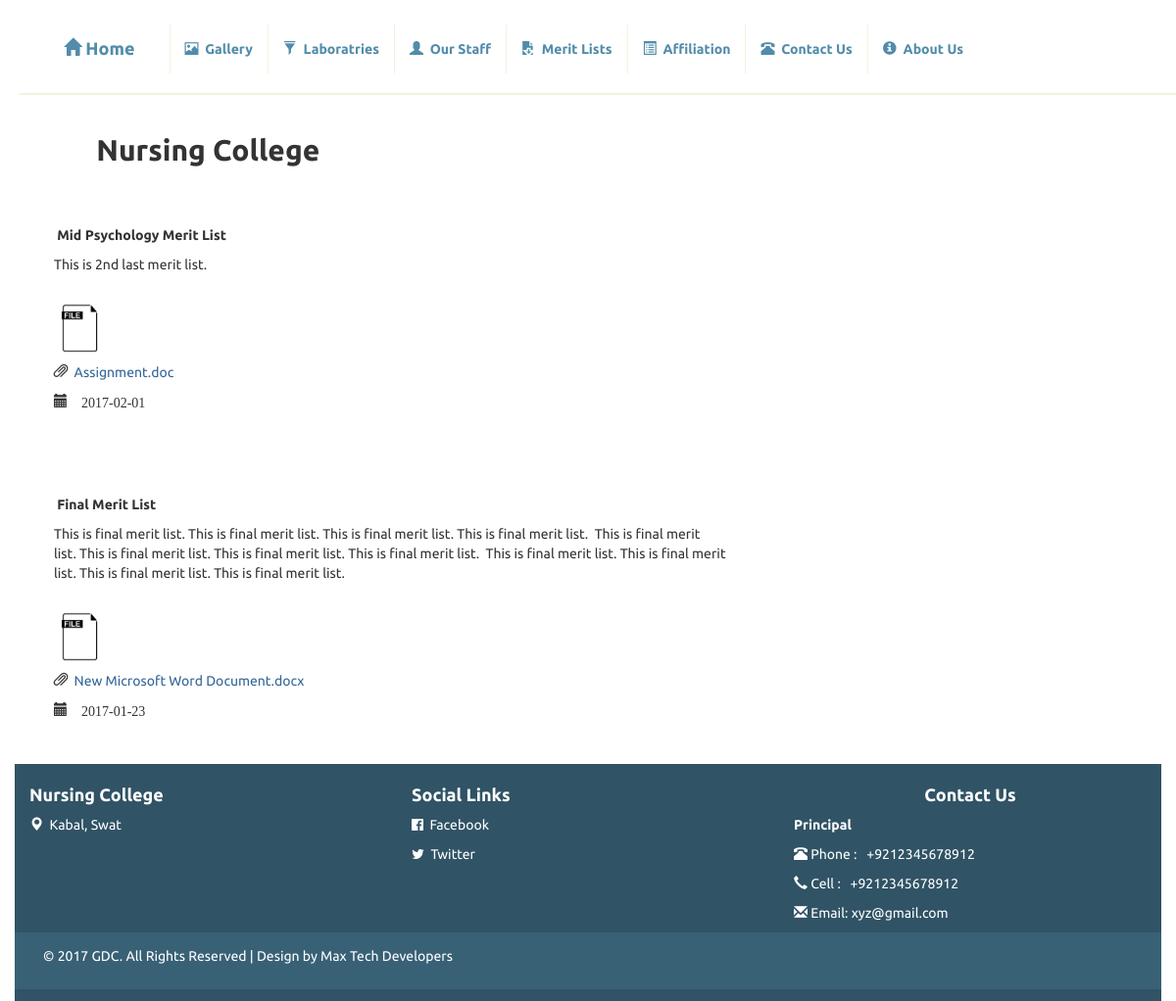
The app's page /programmeritlists.php?pid=26 with its own data.
### tables this page shows
CREATE TABLE `merit_list_tbl` (
  `merit_list_id` int(11) NOT NULL,
  `merit_list_title` varchar(100) DEFAULT NULL,
  `merit_list_description` text,
  `merit_list_date` date DEFAULT NULL,
  `merit_list_file_name` varchar(100) DEFAULT NULL,
  `program_id` int(11) DEFAULT NULL
);

CREATE TABLE `footer_tbl` (
  `id` int(11) NOT NULL,
  `location` varchar(255) NOT NULL,
  `fb_url` varchar(255) NOT NULL,
  `twitter_url` varchar(255) NOT NULL,
  `contact_officer_name` varchar(255) NOT NULL,
  `contact_officer_designation` varchar(255) NOT NULL,
  `contact_officer_phone` varchar(255) NOT NULL,
  `contact_officer_mobile` varchar(255) NOT NULL,
  `contact_officer_email` varchar(255) NOT NULL
);

### Admin/php_functions.php (called while the page is built, shortened)
<?php
function url($input) {
    $a = strip_tags($input);
    $a = implode("", explode("/", $a));
    $a = implode("", explode("\\", $a));
    $a = implode("", explode("?", $a));
    $a = implode("", explode('"', $a));
    $a = implode("", explode("'", $a));
    $a = implode("", explode("(", $a));
    $a = implode("", explode(")", $a));
    $a = implode("", explode("=", $a));
    $a = stripcslashes($a);
    $a = htmlspecialchars($a);
    return $a;
}
            ?>

### functions.php (called while the page is built, shortened)
<?php
class Functions {
	private $connection;
	private function open_connection()
	{
		$this->connection = mysqli_connect("localhost","root","","degree_college");
	}
	public function query($sql)
	{
		return mysqli_query($this->connection,$sql);
	}
	public function fetch_array($row)
	{
		return mysqli_fetch_array($row);
	}
	public function find_by_sql_in_shift($sql)
	{
		$result = $this->find_by_sql($sql);
		return array_shift($result);
	}
	public function find_by_sql_in_all($sql)
	{
		$result = $this->find_by_sql($sql);
		return $result;
	}
	public function find_by_sql($sql)
	{
		$object_array = array();
		$row = $this->query($sql);
		while($res = $this->fetch_array($row))
		{
			$object_array[] = self::instantiate($res);
		}
		return $object_array;
	}
	public static function instantiate($record)
	{
		$object = new self;
		foreach ($record as $attribute => $value) {
			$object->$attribute = $value;
		}
		return $object;
	}
}
?>

### programmeritlists.php (the view, shortened to what this page needs)
<?php require_once('resources/header.php'); ?>
<?php require_once('admin/php_functions.php'); ?>
<?php
require_once('functions.php');
if(isset($_GET['pid'])){
$pid = url($_GET['pid']);
}else {
	header("Location:ourstaff.php");
}
$Function = new Functions();
$sql = "SELECT * FROM merit_list_tbl WHERE program_id = '$pid' ORDER BY merit_list_id DESC";
$lists = $Function->find_by_sql_in_all($sql);
?>
<section class="container">
<div class="row" id="meritzoom">
<?php
foreach ($lists as $list) { ?>
<div class="col-md-12 listz" style="padding:20px;"  >
	<div class="col-md-8" style="padding: 20px;">
<p>&nbsp;<strong><?php echo $list->merit_list_title; ?></strong></p>
			<p ><?php echo $list->merit_list_description; ?></p>
			<p>&nbsp;<a href="images/meritListfiles/<?php echo $list->merit_list_file_name; ?>" >
				<img src="images/meritListfiles/File.png" width="50px" class="img-responsive">
			</a></p>
			<p><i class="glyphicon glyphicon-paperclip"></i>&nbsp;      <a href="images/meritListfiles/<?php echo $list->merit_list_file_name; ?>" ><?php echo $list->merit_list_file_name; ?></a></p>
			<p class="glyphicon glyphicon-calendar">&nbsp;<?php echo $list->merit_list_date; ?></p>
			</div>
</div>
<?php } ?>
</div>
</section>
<?php require_once('resources/footer.php'); ?>

### Resources/footer.php (shortened to what this page needs)
<?php require_once 'functions.php';
$Function = new Functions();
$sql = "SELECT * FROM footer_tbl ORDER BY id DESC LIMIT 1";
$footer = $Function->find_by_sql_in_shift($sql);
?>
<footer class="container">
<section class="row section-one">
	<div class="col-md-4">
	<h4>Nursing College</h4>
	<p><i class="glyphicon glyphicon-map-marker"></i>&nbsp; <?php echo $footer->location; ?></p>
	</div>
	<div class="col-md-4">
	<h4>Social Links</h4>
	<p><a href="http://<?php echo $footer->fb_url; ?>"><i class="fa fa-facebook-official" aria-hidden="true"></i>&nbsp; Facebook</a></p>
	<p><a href="http://<?php echo $footer->twitter_url; ?>"><i class="fa fa-twitter" aria-hidden="true"></i>&nbsp; Twitter</a></p>
	</div>
	<div id="contactUs" class="col-md-4">
	<h4 style="text-align: center;">Contact Us</h4>
	<p style="font-weight: bold;"><?php echo $footer->contact_officer_designation; ?></p>
	<p><i class="glyphicon glyphicon-phone-alt"></i> Phone : &nbsp; <?php echo $footer->contact_officer_phone; ?></p>
	<p><i class="glyphicon glyphicon-earphone"></i> Cell :&nbsp;&nbsp;  <?php echo $footer->contact_officer_mobile; ?></p>
	<p><i class="glyphicon glyphicon-envelope"></i>&nbsp;Email: <?php echo $footer->contact_officer_email; ?></p>
	</div>
</section>
<section class="row second-section">
	<div class="col-md-12 ">
		<p>© 2017 GDC. All Rights Reserved | Design by Max Tech Developers</p>
	</div>
</section>
</footer>
</body>
</html>

### styles/customstyle1.css (style rules this page uses)
* { margin: 0px; padding: 0px; font-family: 'Ubuntu', sans-serif;transition: all,1s; }
footer { background-color:#305365; color: white; padding: 12px; }
footer h4 { font-weight: bold; }
footer a { color:white; }
footer .second-section { background-color: #386176; padding: 14px; }

### styles/vertical.news.slider.css (style rules this page uses)
a { color: #336699; text-decoration: none; }

### records on screen
merit_list_tbl: merit_list_title "Mid Psychology Merit List", merit_list_description "This is 2nd last merit list.", merit_list_file_name "Assignment.doc", merit_list_date "2017-02-01"
merit_list_tbl: merit_list_title "Final Merit List", merit_list_description "This is final merit list. This is final merit list. This is final merit list. This is final merit list. This is final merit list. This is final merit list. This is final merit list. This is final merit list. This is final merit list. This is final merit list. This is final merit list. This is final merit list.", merit_list_file_name "New Microsoft Word Document.docx", merit_list_date "2017-01-23"
footer_tbl: location "Kabal, Swat", contact_officer_designation "Principal", contact_officer_phone "+9212345678912", contact_officer_mobile "+9212345678912", contact_officer_email "xyz@gmail.com"
